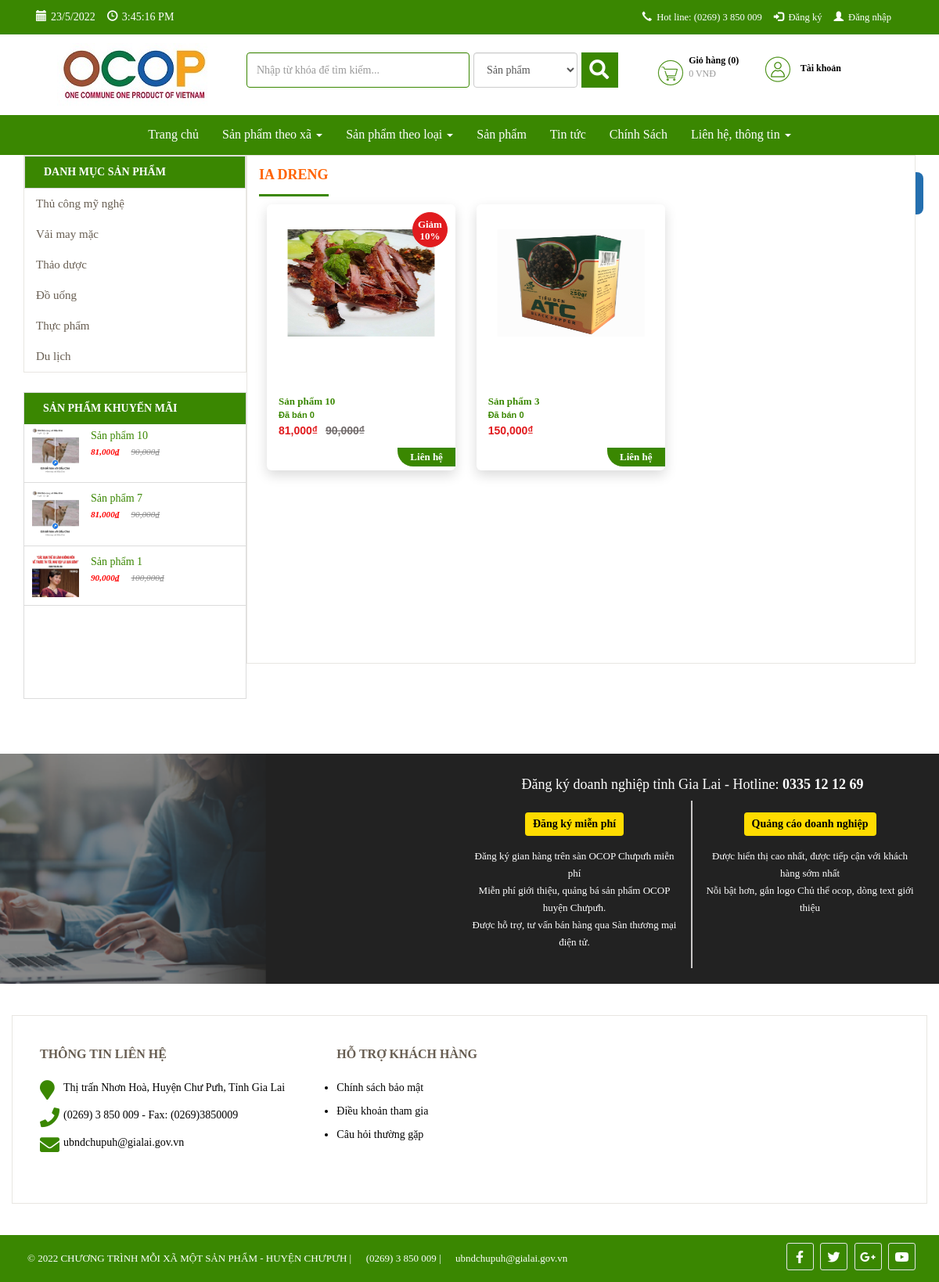
/san-pham/db/IAD, run on an earlier commit of the app's database.
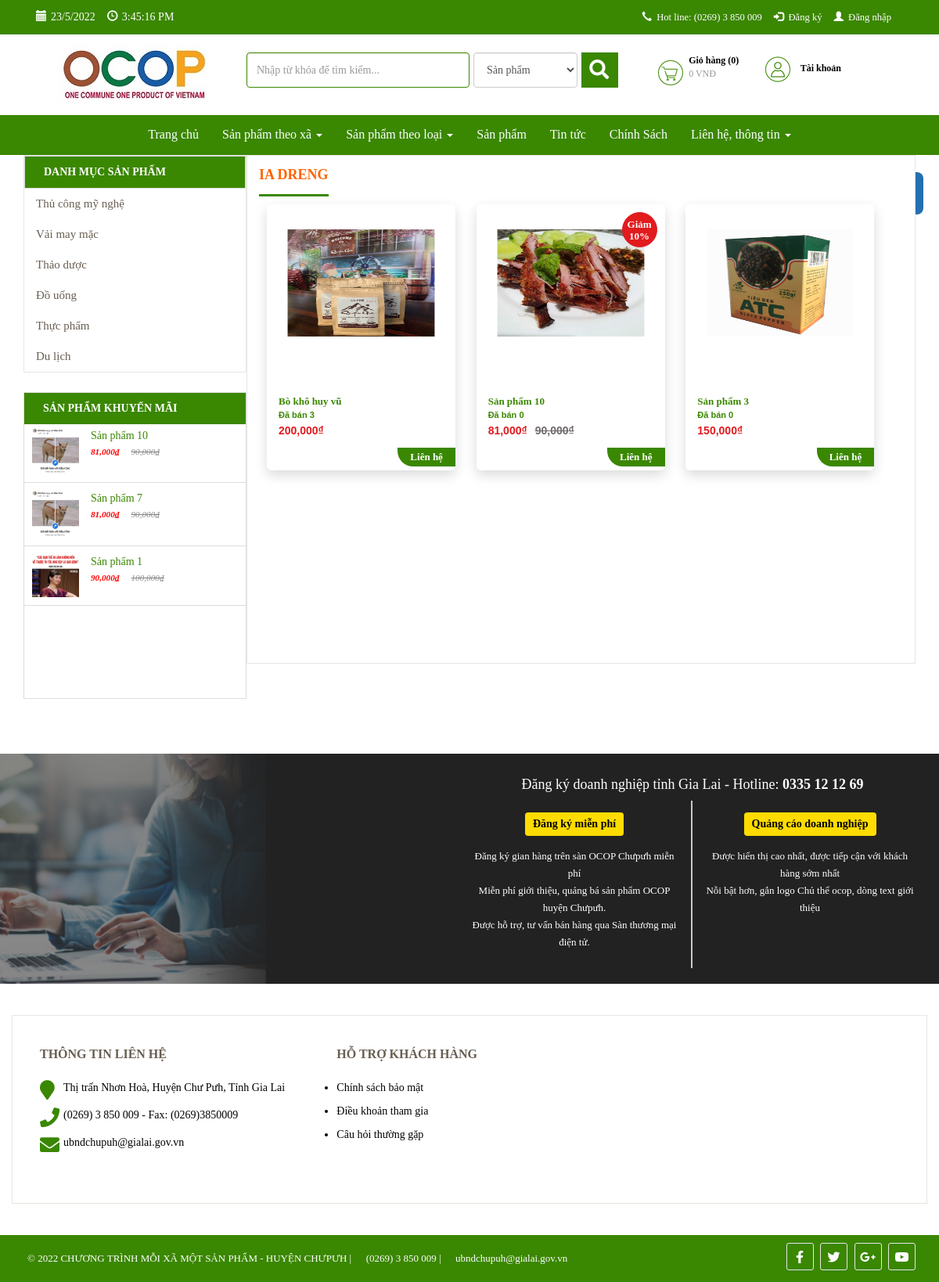
And on a later commit of the database.
### tables this page shows
CREATE TABLE `db_category` (
  `id` int(11) NOT NULL,
  `name` varchar(255) NOT NULL,
  `link` varchar(255) NOT NULL,
  `level` int(2) NOT NULL,
  `parentid` int(11) NOT NULL,
  `orders` varchar(5) DEFAULT NULL,
  `created_at` datetime NOT NULL,
  `created_by` varchar(255) NOT NULL,
  `updated_at` datetime NOT NULL,
  `updated_by` varchar(255) NOT NULL,
  `trash` tinyint(1) NOT NULL DEFAULT 1,
  `status` tinyint(1) NOT NULL DEFAULT 1
);

CREATE TABLE `db_product` (
  `id` int(11) NOT NULL,
  `catid` int(11) NOT NULL,
  `name` varchar(255) NOT NULL,
  `alias` varchar(255) NOT NULL,
  `avatar` varchar(255) NOT NULL,
  `img` varchar(255) NOT NULL,
  `sortDesc` text NOT NULL,
  `detail` text NOT NULL,
  `producer` int(11) NOT NULL,
  `number` int(11) NOT NULL,
  `number_buy` int(11) NOT NULL,
  `sale` int(3) DEFAULT NULL,
  `price` int(11) NOT NULL,
  `price_sale` int(11) NOT NULL,
  `created` datetime NOT NULL,
  `created_by` varchar(100) NOT NULL DEFAULT 'HDL',
  `modified` datetime NOT NULL,
  `modified_by` varchar(100) NOT NULL DEFAULT 'HDL',
  `trash` int(1) NOT NULL DEFAULT 1,
  `status` int(1) NOT NULL DEFAULT 1,
  `userId` int(11) DEFAULT NULL,
  `img2` varchar(255) DEFAULT NULL,
  `img3` varchar(255) DEFAULT NULL,
  `img4` varchar(255) DEFAULT NULL,
  `is_hot` int(11) NOT NULL DEFAULT 0
);

### application/controllers/Sanpham.php (called while the page is built, shortened)
<?php
class Sanpham extends CI_Controller {
    function __construct() {
        $this->load->model('frontend/Mproduct');
		$this->load->model('frontend/Mproducer');
        $this->load->model('frontend/Mcategory');
		$this->load->model('frontend/Mevaluate');
		$this->load->model('backend/Muser');
        $this->data['com']='sanpham';
        $this->load->library('session');
        $this->load->library('phantrang');
    }
	public function diaban(){
        if(isset($_POST['sapxep-diaban'])){
            $dksx=$_POST['sapxep-diaban'];
            $char = explode('-', $dksx);
            $f=$char[0];
            $od=$char[1];
            $data = array('0' => $f, '1' =>$od);
            $this->session->set_userdata('sortby-diaban', $data);
        }else{
            if($this->session->userdata('sortby-diaban')){
                $data = $this->session->userdata('sortby-diaban');
                $f=$data[0];
                $od=$data[1];
            }else{
                $f='created';
                $od='desc';
            }
        }
        $aurl= explode('/',uri_string());
        $link=$aurl[2];
        $catid=$this->Mproducer->diaban_id($link);
        $listcat=$this->Mproducer->diaban_listcat($catid);
        $this->data['categoryname']=$this->Mproducer->diaban_name($catid);
        $this->load->library('phantrang');
        $limit=12;
        $current=$this->phantrang->PageCurrent();
        $first=$this->phantrang->PageFirst($limit, $current);
        $total=$this->Mproduct->product_diban_count($listcat);
        $this->data['strphantrang']=$this->phantrang->PagePer($total, $current, $limit, $url='san-pham/db/'.$link);
        $this->data['list']=$this->Mproduct->product_list_diaban_limit($listcat, $limit,$first,$f,$od);
        $this->data['title']='OCOP CHƯPƯH - Sản phẩm theo từng danh mục';
        $this->data['view']='category';
        if(isset($_POST['sapxep-diaban'])){
            $html='<script>window.location.reload();</script>';
            echo json_encode($html);
        }else{
            $this->load->view('frontend/layout',$this->data);
        }
    }
}

### index.php (called while the page is built, shortened)
<?php
require_once BASEPATH.'core/CodeIgniter.php';

### application/models/frontend/Mcategory.php (called while the page is built, shortened)
<?php
class Mcategory extends CI_Model {
    public function __construct()
    {
        $this->table = $this->db->dbprefix('category');
    }
    public function category_menu($parentid)
    {
        $this->db->where('parentid', $parentid);
        $this->db->where('status', 1);
        $this->db->where('trash', 1);
        $this->db->order_by('orders asc, updated_at desc');
        $query = $this->db->get($this->table);
        return $query->result_array();
    }
}

### application/models/frontend/Mproduct.php (called while the page is built, shortened)
<?php
class Mproduct extends CI_Model {
    public function __construct()
    {
        $this->table = $this->db->dbprefix('product');
    }
	public function product_list_diaban_limit($listcat, $limit,$first,$f,$od)
    {
        $this->db->where('trash', 1);
        $this->db->group_start();
        foreach ($listcat as $value) {
            $this->db->or_where('producer', $value);
        }
        $this->db->group_end();
        $this->db->order_by($f, $od);
        $query = $this->db->get($this->table, $limit,$first);
        return $query->result_array();
    }
	public function product_diban_count($listcat)
    {
        $this->db->where('status', 1);
        $this->db->where('trash', 1);
        $dem=0;
        foreach ($listcat as $value) {
            if($dem==0)
            {
                    $this->db->where('producer', $value);
            }
            else
            {
                   $this->db->or_where('producer', $value);
            }
            $dem++;
        }
        $query = $this->db->get($this->table);
        return count($query->result_array());
    }
    public function product_sale($limit)
    {
        $this->db->where('status', 1);
        $this->db->where('trash', 1);
        $this->db->limit($limit);
        $this->db->order_by('sale', 'desc');
        $this->db->order_by('modified', 'desc');
        $query = $this->db->get($this->table);
        return $query->result_array();
    }
}

### application/models/backend/Muser.php (called while the page is built, shortened)
<?php if ( ! defined('BASEPATH')) exit('No direct script access allowed');
class Muser extends CI_Model {
	public function __construct(){
        $this->table = $this->db->dbprefix('user');
    }
    function user_detail_id_fg($id){
        $this->db->where('id', $id);
        $this->db->where('status', 1);
        $this->db->where('trash', 1);
        $query = $this->db->get($this->table);
        return $query->row_array();
    }
}

### application/views/frontend/components/sanpham/category.php (shortened to what the changed rows need)
<section id="product-all" class="collection">
	<div class="slider">
		<div class="container">
            <div class="col-xs-12 col-sm-12 col-md-3 col-lg-3">
                <div class="list-menu pull-left col-xs-12 col-sm-12 col-md-12 col-lg-12">
                    <?php $this->load->view('frontend/modules/category'); ?>
                </div>
                <?php $this->load->view('frontend/modules/product-sale'); ?>
            </div>
            <div class="col-xs-12 col-sm-12 col-md-9 col-lg-9 product-content">
               <div class="product-wrap">
                 <div class="collection__title">
                     <h1><span><?php echo $categoryname ?></span></h1>
                    <div class="collection-filter" id = "list-product">
                      <div class="category-products clearfix">
                       <div class="products-grid clearfix">
                        <?php if(count($list)==0): ?>
                            <p class="no-products"> Danh mục hiện chưa có sản phẩm nào !</p>
                            <?php else : ?>
                                <?php foreach ($list as $sp) :?>
                                 <div class="col-md-4 col-lg-4 col-xs-6 col-6 detail-box">
                                    <div class="product-lt">
                                        <div class="lt-product-group-image">
                                            <a id="zoomOut" href="<?php echo $sp['alias'] ?>" title="<?php echo $sp['name'] ?>" >
											<figure>
                                                <img class="img-p"src="public/images/products/<?php echo $sp['avatar'] ?>" alt="">
											</figure>
                                            </a>
                                            <?php if($sp['sale'] > 0) :?>
                                                <div class="giam-percent">
                                                    <span class="text-giam-percent">Giảm <?php echo $sp['sale'] ?>%</span>
                                                </div>
                                            <?php endif; ?>
                                        </div>
                                        <div class="lt-product-group-info">
                                            <a href="<?php echo $sp['alias'] ?>" title="<?php echo $sp['name'] ?>">
                                                <h3><?php echo $sp['name'] ?></h3>
                                            </a>
											<div>
												<span class="sell_num">Đã bán <?php echo(number_format($sp['number_buy'])); ?></span>
											</div>
                                            <div class="price-box">
                                                <?php if($sp['sale'] > 0) :?>
                                                    <p class="old-price">
                                                        <span class="price"><?php echo(number_format($sp['price'])); ?>₫</span>
                                                    </p>
                                                    <p class="special-price">
                                                        <span class="price"><?php echo(number_format($sp['price_sale'])); ?>₫</span>
                                                    </p>
                                                    <?php else: ?>
                                                     <p class="old-price">
                                                        <span class="price" style="color: #fff"><?php echo(number_format($sp['price'])); ?>₫</span>
                                                    </p>
                                                    <p class="special-price">
                                                        <span class="price"><?php echo(number_format($sp['price'])); ?>₫</span>
                                                    </p>
                                                <?php endif;?>
                                            </div>
											<div class="lienhe">
													<a href="<?php echo base_url() ?>doanhngiep/detail/<?php $producer = $this->Muser->user_detail_id_fg($sp['userId']);echo $producer['id'] ?>" title="">
														<h3>Liên hệ</h3>
													</a>
												</div>
                                        </div>
                                    </div>
                                </div>
                            <?php endforeach; ?>
                        </div>
                    <?php endif; ?>
                </div>
            </div>
        </div>
    </div>
</div>
</div>
</div>
</section>

### application/views/frontend/modules/category.php (shortened to what the changed rows need)
<?php
$listcat = $this->Mcategory->category_menu(0);
$html_menu='<ul class="main-ul">';
foreach ($listcat as $menu) {
    $html_menu.='<li>';
    $html_menu.="<a href='san-pham/".$menu['link']." ' title=' ".$menu['name']."'>";
    $html_menu.=$menu['name'];
    $html_menu.='</i>';
    $html_menu.="</a>";
    $html_menu.="</li>";
}
$html_menu.="</ul>";
echo $html_menu;
?>

### application/views/frontend/modules/product-sale.php (shortened to what the changed rows need)
<div class="col-xs-12 col-sm-12 col-md-12 col-lg-12 products-sale-off">
    <div class="widget">
        <div class="panel-left-body">
            <?php
                $list = $this->Mproduct->product_sale('4');
                $html_menu='<div id="post-list-footer" class="sidebar_menu">';
                foreach ($list as $menu) {
                    if($menu['sale'] > 0){
                        $html_menu.="<div class = 'spost clearfix'>";
                            $html_menu.="<div class='entry-image'>";
                                $html_menu.="<a href=".$menu['alias']." title=' ".$menu['name']."'>";
                                    $html_menu.="<img src='public/images/products/".$menu['img']."'>";
                                $html_menu.="</a>";
                            $html_menu.='</div>';
                            $html_menu.='<div class="entry-c" style="width:194px;">';
                                $html_menu.='<div class="entry-title">';
                                    $html_menu.="<a class='ws-nw overflow ellipsis' href=".$menu['alias']." title=' ".$menu['name']."'>";
                                        $html_menu.=$menu['name'];
                                    $html_menu.="</a>";
                                $html_menu.='</div>';
                                $html_menu.='<ul class="entry-meta">';
                                    $html_menu.='<li class="color">';
                                        $html_menu.="<ins>".number_format($menu['price_sale']).'₫'."</ins>";
                                        $html_menu.="<del>".number_format($menu['price']).'₫'."</del>";
                                    $html_menu.='</li>';
                                $html_menu.='</ul>';
                            $html_menu.='</div>';
                        $html_menu.="</div>";
                    }
                }
                $html_menu.="</div>";
            echo $html_menu;
            ?>
        </div>
    </div>
</div>

What changed in the data, as far as the page shows it:
added db_product: avatar (picture), name "Bò khô huy vũ", number_buy "3", price "200,000", shown under "IA DRENG"
